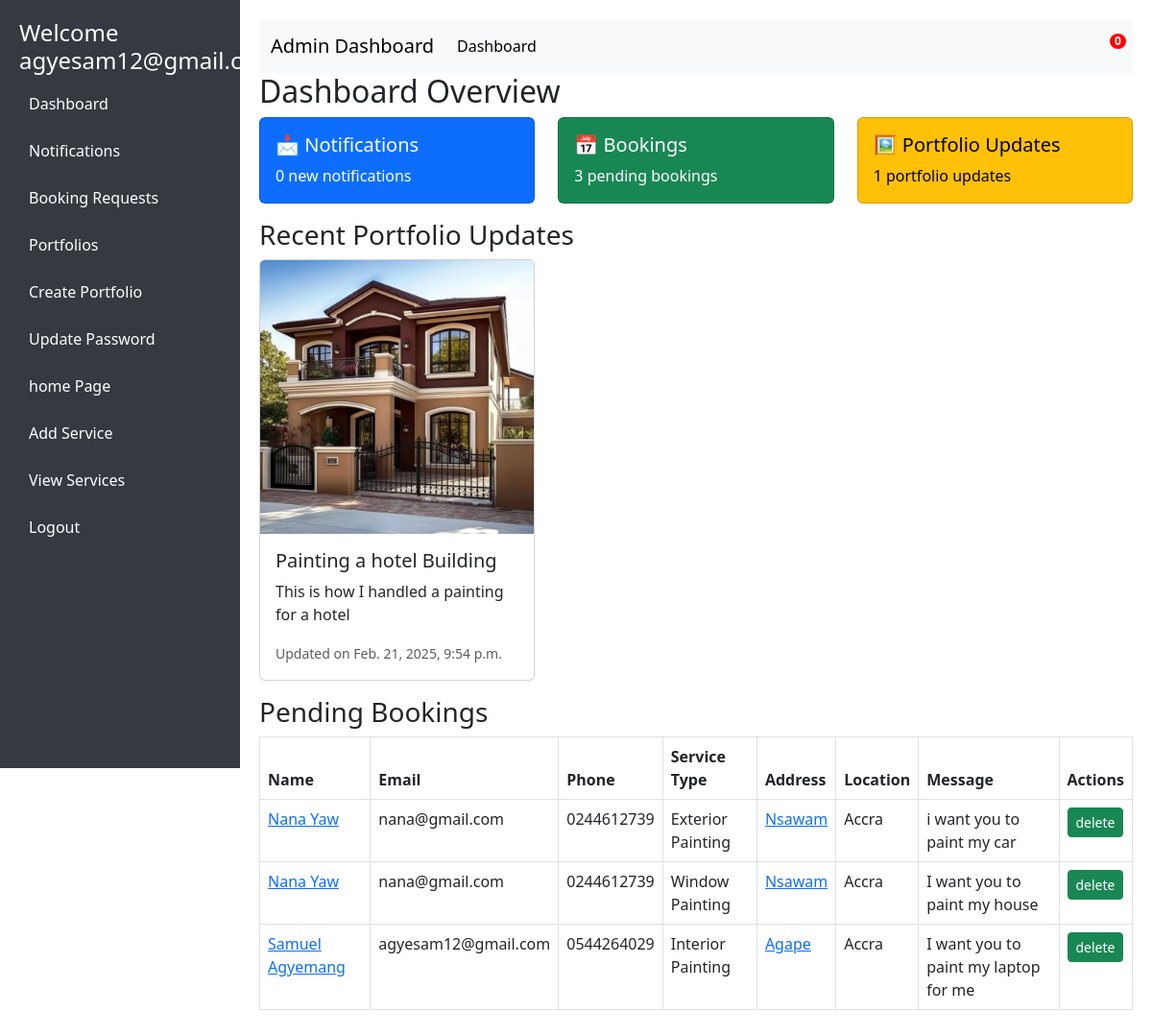
Before: /admin_dashboard/ (signed in) with the older database file.
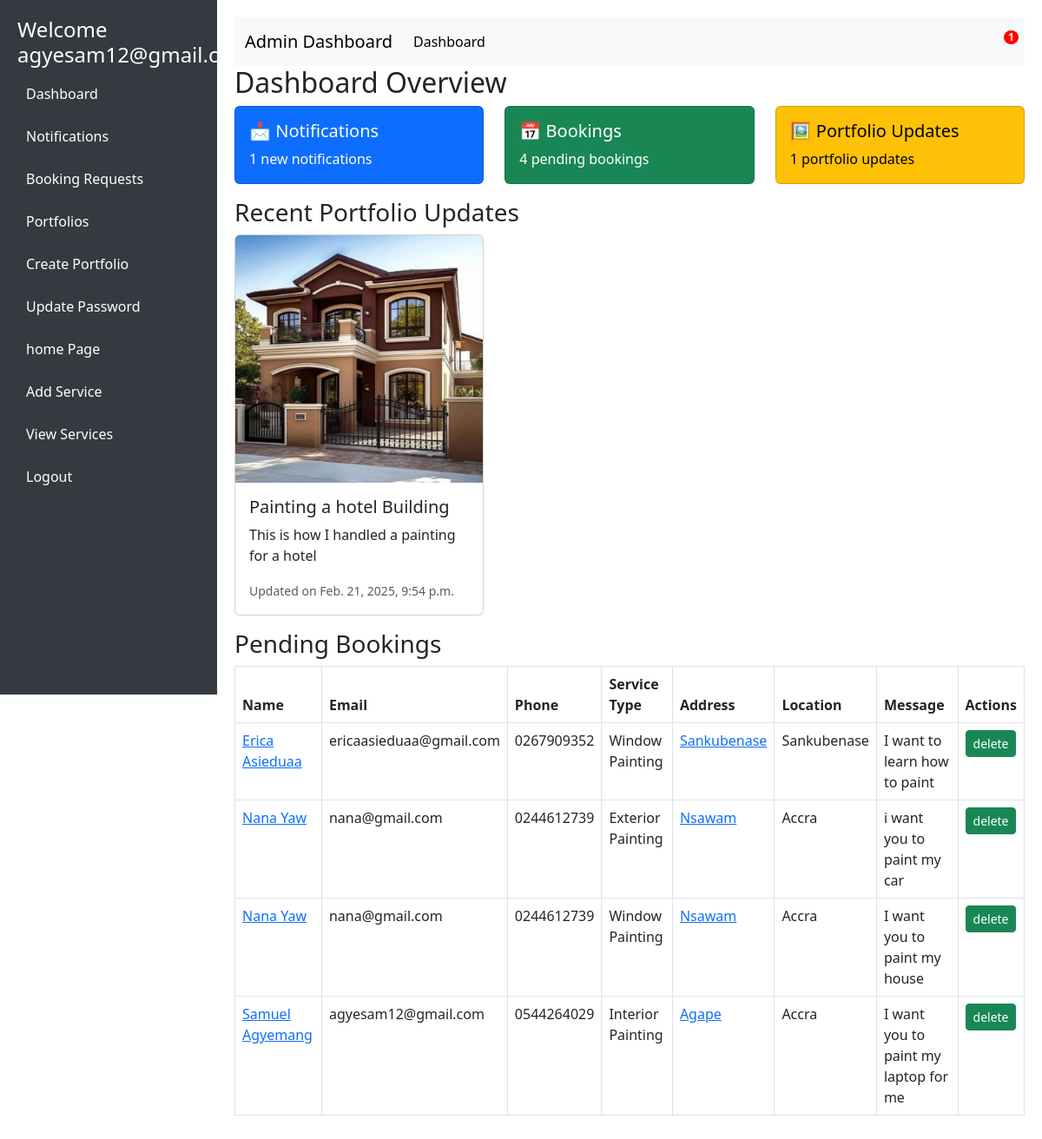
After: the same page with the newer database file.
### paint/models.py (models this page shows, shortened)
class Portfolio(models.Model):
    portfolio_id = IntegerIDField(unique=True, editable=False, primary_key=True)
    title = models.CharField(max_length=255)
    description = models.TextField()
    before_image = models.ImageField(upload_to='portfolio/before/')
    after_image = models.ImageField(upload_to='portfolio/after/')
    created_at = models.DateTimeField(auto_now_add=True)
    created_by = models.ForeignKey(User, on_delete=models.SET_NULL, null=True, blank=True, related_name='portfolios')

class ContactRequest(models.Model):
    contact_request_id = IntegerIDField(unique=True, editable=False, primary_key=True)
    name = models.CharField(max_length=255)
    email = models.EmailField()
    phone = models.CharField(max_length=15, blank=True, null=True)
    service_type = models.CharField(max_length=100, choices=BOOKING_SERVICE_TYPE, default='Cabinet Painting')
    address = models.CharField(max_length=200, null=True, blank=True)
    location = models.CharField(max_length=200, null=True, blank=True)
    message = models.TextField(null=True)
    created_at = models.DateTimeField(auto_now_add=True)
    class Meta:
        ordering = ['-created_at']

### paint/views.py (the view)
# urls.py: path('admin_dashboard/', views.admin_dashboard, name='admin_dashboard'),
@login_required
def admin_dashboard(request):
    if request.user.is_admin:
        messages.info(request, f"Welcome admin")
        total_notifications = Notification.objects.filter(user=request.user, is_read=False).count()
        pending_bookings = ContactRequest.objects.filter(service_type__in=[service[0] for service in BOOKING_SERVICE_TYPE])
        portfolio_updates = Portfolio.objects.all().order_by('-created_at')[:10]  # Fetch the latest 10 portfolio updates
        context = {
            'total_notifications': total_notifications,
            'pending_bookings': pending_bookings,
            'portfolio_updates': portfolio_updates,
        }
    else:
        messages.info(request, f"You are not allowed to access this page ..")
        return redirect('signin')
    return render(request, 'admin_dashboard.html',context)

### paint/templates/admin_dashboard.html (shortened to what the changed rows need)
<!DOCTYPE html>
<html lang="en">
<head>
    <link href="https://cdn.jsdelivr.net/npm/bootstrap@5.3.0/dist/css/bootstrap.min.css" rel="stylesheet">
</head>
<body>
    <div class="content">
        <nav class="navbar navbar-expand-lg navbar-light bg-light">
            <div class="container-fluid">
                <div class="collapse navbar-collapse" id="navbarSupportedContent">
                    <ul class="navbar-nav ms-auto mb-2 mb-lg-0">
                        <li class="nav-item">
                            <a class="nav-link position-relative notification-icon" href="{% url 'DisplayNotifications' %}">
                                <span class="badge">{{ total_notifications }}</span>
                            </a>
                        </li>
                    </ul>
                </div>
            </div>
        </nav>
        <h2 id="dashboard">Dashboard Overview</h2>
        <div class="row">
            <div class="col-md-4">
                <div class="card text-bg-primary mb-3">
                    <div class="card-body">
                        <h5 class="card-title">📩 Notifications</h5>
                        <p class="card-text">{{ total_notifications }} new notifications</p>
                    </div>
                </div>
            </div>
            <div class="col-md-4">
                <div class="card text-bg-success mb-3">
                    <div class="card-body">
                        <h5 class="card-title">📅 Bookings</h5>
                        <p class="card-text">{{ pending_bookings.count }} pending bookings</p>
                    </div>
                </div>
            </div>
        </div>
        <div class="row">
            {% for update in portfolio_updates %}
            <div class="col-md-4 mb-3">
                <div class="card">
                    <img src="{{ update.after_image.url }}" class="card-img-top" alt="{{ update.title }}">
                    <div class="card-body">
                        <h5 class="card-title">{{ update.title }}</h5>
                        <p class="card-text">{{ update.description }}</p>
                        <p class="card-text"><small class="text-muted">Updated on {{ update.created_at }}</small></p>
                    </div>
                </div>
            </div>
            {% endfor %}
        </div>
        <table class="table table-bordered">
            <thead>
                <tr>
                    <th>Name</th>
                    <th>Email</th>
                    <th>Phone</th>
                    <th>Service Type</th>
                    <th>Address</th>
                    <th>Location</th>
                    <th>Message</th>
                    <th>Actions</th>
                </tr>
            </thead>
            <tbody>
                {% for booking in pending_bookings %}
                <tr>
                    <td><a href="{% url 'admin_view_booking_request_details' booking.pk %}">{{ booking.name }}</a></td>
                    <td>{{ booking.email }}</td>
                    <td>{{ booking.phone }}</td>
                    <td>{{ booking.service_type }}</td>
                    <td><a href="{% url 'admin_view_booking_request_details' booking.pk %}">{{ booking.address }}</a></td>
                    <td>{{ booking.location }}</td>
                    <td>{{ booking.message }}</td>
                    <td>
                        <a href="{% url 'admin_delete_booking_request' booking.pk %}" class="btn btn-success btn-sm">delete</a>
                    </td>
                </tr>
                {% endfor %}
            </tbody>
        </table>
    </div>
</body>
</html>

Changed rows visible on the page:
added ContactRequest: name "Erica Asieduaa", email "ericaasieduaa@gmail.com", phone "0267909352", service_type "Window Painting", address "Sankubenase", location "Sankubenase", message "I want to learn how to paint"
Other visible differences:
{{ total_notifications }}: "0" → "1"
{{ pending_bookings.count }}: "3" → "4"
